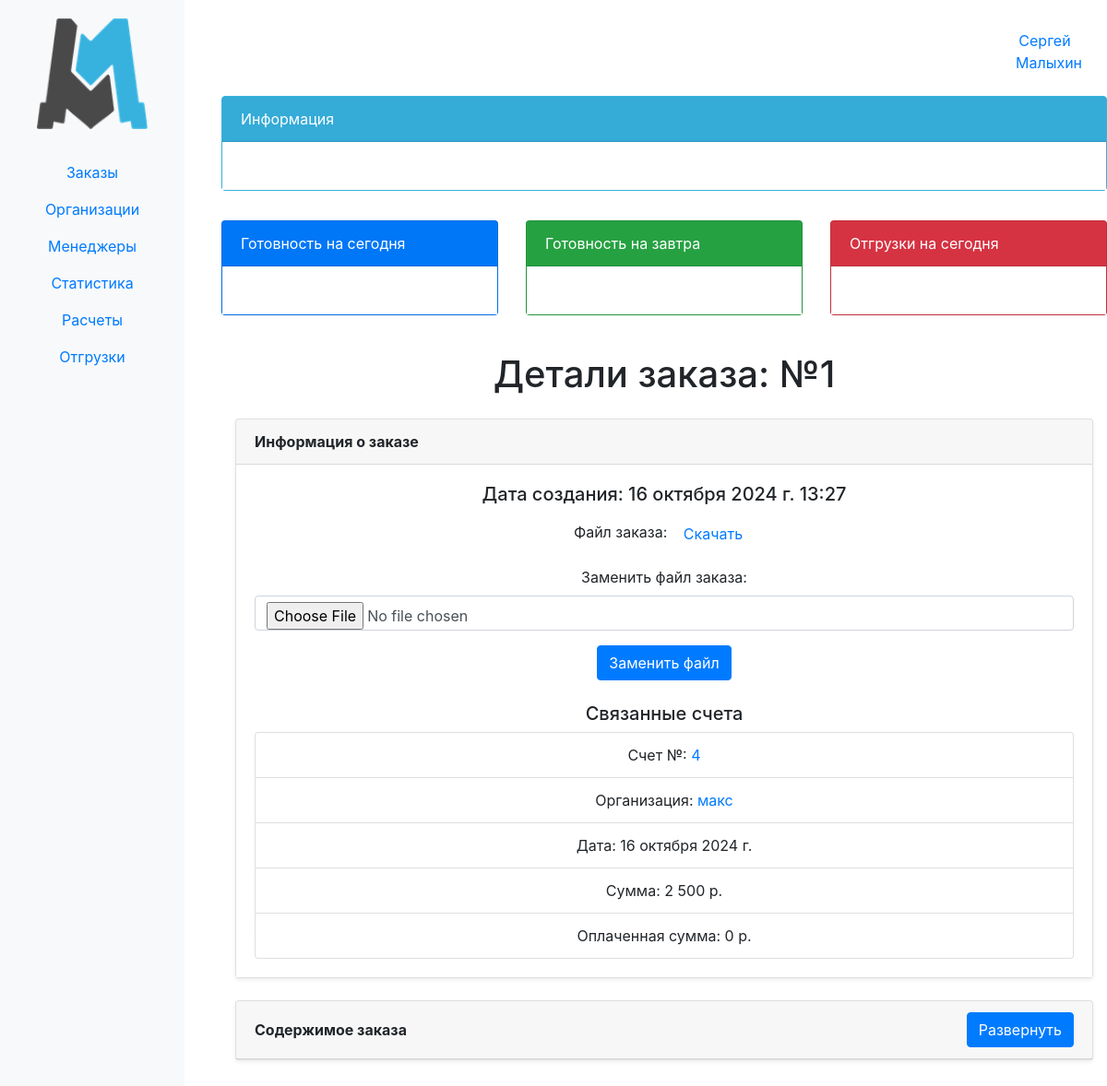
The app's page /erp_main/order/1/ (signed in), older data.
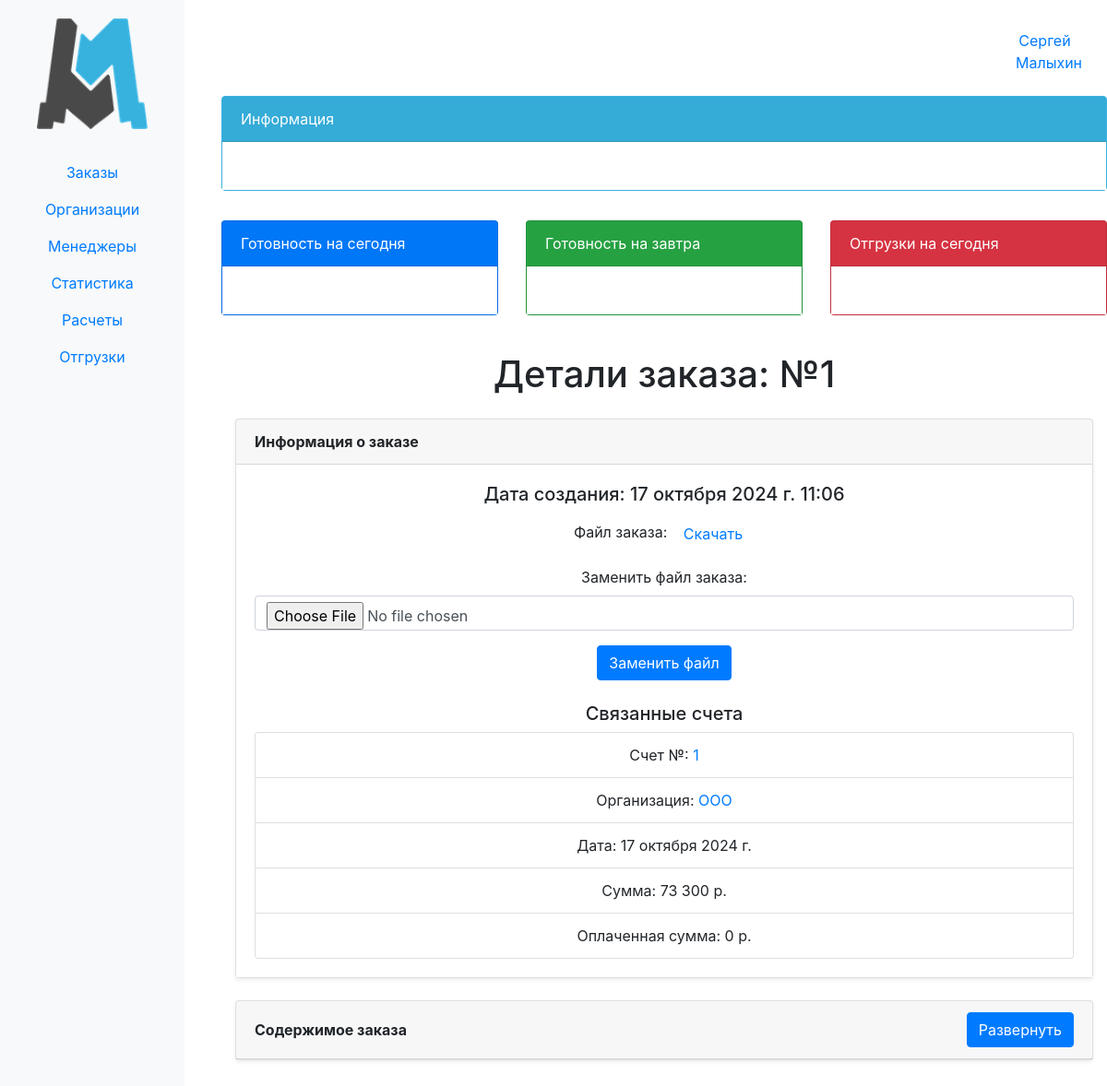
The same page, newer data.
### erp_main/models.py (models this page shows, shortened)
class Order(models.Model):
    internal_order_number = models.CharField(max_length=255, unique=True)
    created_at = models.DateTimeField(auto_now_add=True)
    order_file = models.FileField(upload_to='uploads/')
    invoice = models.ForeignKey(Invoice, blank=True, null=True, on_delete=models.CASCADE)
    due_date = models.DateField(null=True, blank=True)
    comment = models.TextField(blank=True, null=True)

class Invoice(models.Model):
    ENTITY_CHOICE = (
        ('P', 'Палани'),
        ('PI', 'Палани Инжиниринг'),
        ('PD', 'Палани Дистрибуция'),
        ('GP', 'Глобал Палани'),
        ('DMM', 'Двери металл-М'),
        ('FL', 'Прочее')
    )
    number = models.CharField(max_length=5, blank=True, null=True)
    organization = models.ForeignKey(Organization, related_name='organization', on_delete=models.CASCADE)
    date = models.DateField(auto_now_add=True)
    amount = models.IntegerField(default=0)
    payed_amount = models.IntegerField(default=0)
    shipping_amount = models.IntegerField(default=0)
    montage_amount = models.IntegerField(default=0)
    legal_entity = models.CharField(max_length=50, choices=ENTITY_CHOICE)

class Organization(models.Model):
    name = models.CharField(max_length=100, blank=True, null=True)
    inn = models.CharField(max_length=15, blank=True, null=True)
    phone_number = models.CharField(max_length=15, blank=True, null=True)
    name_fl = models.CharField(max_length=15, blank=True, null=True)
    user = models.ForeignKey(User, related_name='organizations', on_delete=models.CASCADE)
    def __str__(self):
        if self.name_fl:
            return f'{self.name_fl} ({self.phone_number})'
        return self.name
    class Meta:
        verbose_name_plural = 'Организации'

### erp_main/views.py (the view)
# urls.py: path('order/<int:order_id>/', views.order_detail, name='order_detail'),
@login_required(login_url='login')
def order_detail(request, order_id):
    order = get_object_or_404(Order, id=order_id)
    if request.method == 'POST':
        form = OrderFileForm(request.POST, request.FILES)
        if form.is_valid():
            order.order_file = form.cleaned_data['order_file']  # Замените файл заказа
            order.save()
            return redirect('order_detail', {'order': order})
    return render(request, 'order_detail.html', {'order': order})

### erp_main/models.py (called while the page is built)
    @property
    def glass(self):
        if self.p_glass != '{}':
            return self.p_glass.translate(str.maketrans("", "", "{}()")).replace(",", "х") + "<br>"
        else:
            return f'глухая'

### erp_main/templates/order_detail.html (shortened to what this page needs)
{% extends 'base.html' %}
{% load humanize %}
{% block content %}
<div class="container my-4">
    <h1 class="mb-4 text-center">Детали заказа: №{{ order.id }}</h1>
    <div class="card shadow-sm mb-4">
        <div class="card-header">
            <strong>Информация о заказе</strong>
        </div>
        <div class="card-body">
            <h5 class="card-title">Дата создания: {{ order.created_at }}</h5>
            <p class="card-text">Файл заказа: <a class="btn btn-link" href="{{ order.order_file.url }}">Скачать</a></p>
            <form method="post" enctype="multipart/form-data" class="mt-3" id="replaceFileForm">
                <div class="mb-3">
                    <label for="order_file" class="form-label">Заменить файл заказа:</label>
                    <input type="file" class="form-control" id="order_file" name="order_file" required>
                </div>
                <button type="submit" class="btn btn-primary">Заменить файл</button>
            </form>
            <h5 class="mt-4">Связанные счета</h5>
            <ul class="list-group">
                {% if order.invoice %}
                    <li class="list-group-item">Счет №: <a href="{% url 'invoice_detail' order.invoice.id %}">{{ order.invoice.number }}</a></li>
                    <li class="list-group-item">Организация: <a href="{% url 'organization_detail' order.invoice.organization.id %}">{{ order.invoice.organization }}</a></li>
                    <li class="list-group-item">Дата: {{ order.invoice.date }}</li>
                    <li class="list-group-item">Сумма: {{ order.invoice.amount|intcomma }} р.</li>
                    <li class="list-group-item">Оплаченная сумма: {{ order.invoice.payed_amount|intcomma }} р.</li>
                {% else %}
                    <li class="list-group-item">Отсутствуют связанные счета.</li>
                {% endif %}
            </ul>
        </div>
    </div>
    <div class="card shadow-sm">
        <div class="card-header d-flex justify-content-between align-items-center">
            <strong>Содержимое заказа</strong>
            <button id="toggleButton" class="btn btn-primary">Развернуть</button>
        </div>
    </div>
</div>
{% endblock %}

Row changes from the older to the newer data that the page shows:
changed Order id 1: created_at "16 октября 2024 г. 13:27" → "17 октября 2024 г. 11:06"; invoice.number "4" → "1"; invoice.organization "макс" → "ООО"; invoice "16 октября 2024 г." → "17 октября 2024 г."; invoice.amount "2 500" → "73 300"
